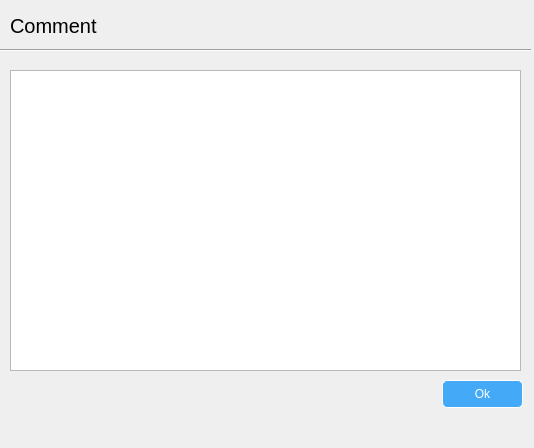
<?xml version="1.0" encoding="UTF-8"?>
<ui version="4.0">
 <class>comment</class>
 <widget class="QDialog" name="comment">
  <property name="geometry">
   <rect>
    <x>0</x>
    <y>0</y>
    <width>534</width>
    <height>448</height>
   </rect>
  </property>
  <property name="windowTitle">
   <string>Dialog</string>
  </property>
  <widget class="QLabel" name="label_comment">
   <property name="geometry">
    <rect>
     <x>10</x>
     <y>0</y>
     <width>121</width>
     <height>51</height>
    </rect>
   </property>
   <property name="styleSheet">
    <string notr="true">font-size:15pt</string>
   </property>
   <property name="text">
    <string>Comment</string>
   </property>
  </widget>
  <widget class="Line" name="line">
   <property name="geometry">
    <rect>
     <x>0</x>
     <y>25</y>
     <width>531</width>
     <height>51</height>
    </rect>
   </property>
   <property name="orientation">
    <enum>Qt::Horizontal</enum>
   </property>
  </widget>
  <widget class="QPlainTextEdit" name="Text_post">
   <property name="geometry">
    <rect>
     <x>10</x>
     <y>70</y>
     <width>511</width>
     <height>301</height>
    </rect>
   </property>
  </widget>
  <widget class="QPushButton" name="ok_Button">
   <property name="geometry">
    <rect>
     <x>442</x>
     <y>380</y>
     <width>81</width>
     <height>28</height>
    </rect>
   </property>
   <property name="styleSheet">
    <string notr="true">QPushButton{
color:white;
border:1px solid white;
border-radius:5px;
padding:5px;
background:rgb(68, 170, 248)
}
QPushButton:hover
{
	border:1px solid rgb(32, 74, 135);
	border-radius:5px;
	background:rgb(48, 162, 249);
}</string>
   </property>
   <property name="text">
    <string>Ok</string>
   </property>
  </widget>
 </widget>
 <resources/>
 <connections/>
</ui>
